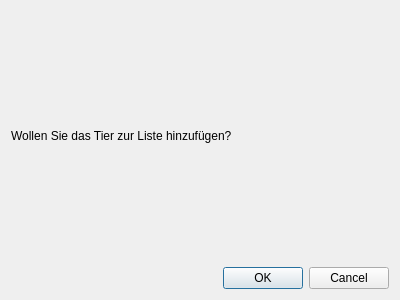
<?xml version="1.0" encoding="UTF-8"?>
<ui version="4.0">
 <class>tierDialog</class>
 <widget class="QDialog" name="tierDialog">
  <property name="geometry">
   <rect>
    <x>0</x>
    <y>0</y>
    <width>400</width>
    <height>300</height>
   </rect>
  </property>
  <property name="windowTitle">
   <string>Dialog</string>
  </property>
  <layout class="QVBoxLayout" name="verticalLayout">
   <item>
    <widget class="QLabel" name="bestaetigungTierLabel">
     <property name="text">
      <string>Wollen Sie das Tier zur Liste hinzufügen?</string>
     </property>
    </widget>
   </item>
   <item>
    <widget class="QDialogButtonBox" name="tierButtonBox">
     <property name="orientation">
      <enum>Qt::Orientation::Horizontal</enum>
     </property>
     <property name="standardButtons">
      <set>QDialogButtonBox::StandardButton::Cancel|QDialogButtonBox::StandardButton::Ok</set>
     </property>
    </widget>
   </item>
  </layout>
 </widget>
 <resources/>
 <connections>
  <connection>
   <sender>tierButtonBox</sender>
   <signal>accepted()</signal>
   <receiver>tierDialog</receiver>
   <slot>accept()</slot>
   <hints>
    <hint type="sourcelabel">
     <x>248</x>
     <y>254</y>
    </hint>
    <hint type="destinationlabel">
     <x>157</x>
     <y>274</y>
    </hint>
   </hints>
  </connection>
  <connection>
   <sender>tierButtonBox</sender>
   <signal>rejected()</signal>
   <receiver>tierDialog</receiver>
   <slot>reject()</slot>
   <hints>
    <hint type="sourcelabel">
     <x>316</x>
     <y>260</y>
    </hint>
    <hint type="destinationlabel">
     <x>286</x>
     <y>274</y>
    </hint>
   </hints>
  </connection>
 </connections>
</ui>
